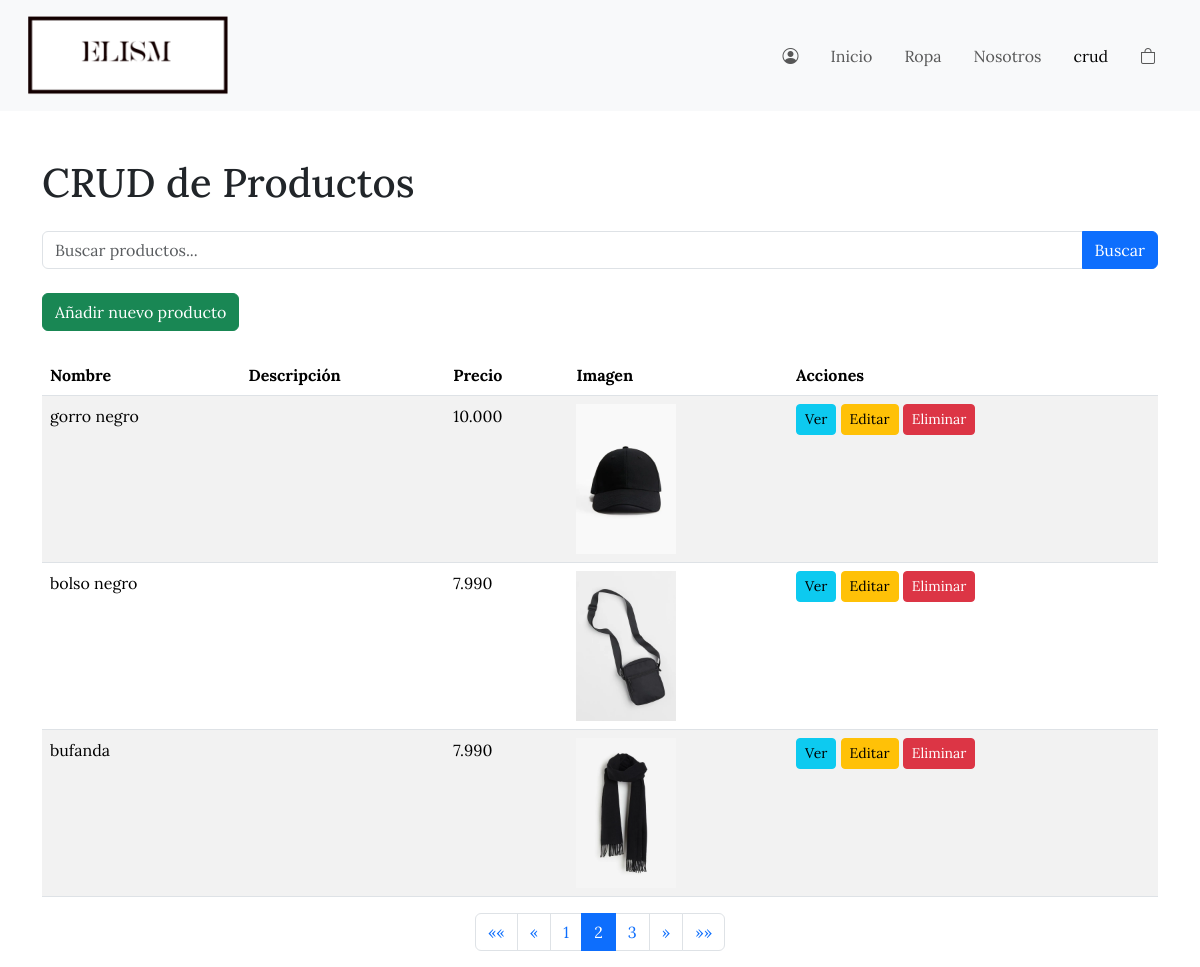
The app's page /crud/?page=2&q= with its own data.
### elism/models.py (models this page shows, shortened)
class Producto(models.Model):
    nombre = models.CharField(max_length=100)
    precio = models.DecimalField(max_digits=10, decimal_places=3)
    imagen = models.ImageField(upload_to='products/', default='products/default.png')

### elism/views.py (the view)
# urls.py: path('crud/', views.crud, name='crud'),
def crud(request):
    query = request.GET.get('q', '')  # Proporciona un valor por defecto de cadena vacía
    productos = Producto.objects.all()
    if query:
        productos = productos.filter(nombre__icontains=query)
    paginator = Paginator(productos, 3)  # Muestra 5 productos por página
    page_number = request.GET.get('page')
    page_obj = paginator.get_page(page_number)
    return render(request, 'crud.html', {'productos': page_obj, 'query': query})

### elism/templates/crud.html (shortened to what this page needs)
{% load static %}
<!DOCTYPE html>
<html lang="en">
<head>
  <link rel="stylesheet" href="https://cdn.jsdelivr.net/npm/bootstrap-icons@1.11.3/font/bootstrap-icons.min.css">
  <link rel="stylesheet" href="https://cdn.jsdelivr.net/npm/bootstrap@5.3.2/dist/css/bootstrap.min.css">
  <link rel="stylesheet" href="{% static 'css/index.css' %}">
</head>
<body class="cuerpo">
  <nav class="navbar navbar-expand-lg navbar-light bg-light p-3">
    <div class="container-fluid">
      <a href="{% url 'index' %}"><img style="width: 200px;" src="{% static 'img/logo.png' %}" alt="Logo"></a>
      <div class="collapse navbar-collapse" id="navbarNavDropdown">
        <ul class="navbar-nav ms-auto">
          <li class="nav-item">
            <a class="nav-link mx-2" aria-current="page" href="{% url 'register' %}"><i class="bi bi-person-circle"></i></a>
          </li>
          <li class="nav-item">
            <a class="nav-link mx-2" aria-current="page" href="{% url 'index' %}">Inicio</a>
          </li>
          <li class="nav-item">
            <a class="nav-link mx-2" href="{% url 'ropa' %}">Ropa</a>
          </li>
          <li class="nav-item">
            <a class="nav-link mx-2" href="{% url 'nosotros' %}">Nosotros</a>
          </li>
          <li class="nav-item">
            <a class="nav-link mx-2 active" href="{% url 'crud' %}">crud</a>
          </li>
          <li class="nav-item">
            <a class="nav-link mx-2" href="{% url 'carrito' %}"><i class="bi bi-bag"></i></a>
          </li>
        </ul>
      </div>
    </div>
  </nav>
  <div class="container mt-5">
    <h1 class="mb-4">CRUD de Productos</h1>
    <form method="GET" action="" class="mb-4">
        <div class="input-group">
            <input type="text" name="q" class="form-control" placeholder="Buscar productos..." value="{{ query }}">
            <button type="submit" class="btn btn-primary">Buscar</button>
        </div>
    </form>
    <a href="{% url 'producto_create' %}" class="btn btn-success mb-4">Añadir nuevo producto</a>
    <table class="table table-striped">
        <thead>
            <tr>
                <th>Nombre</th>
                <th>Descripción</th>
                <th>Precio</th>
                <th>Imagen</th>
                <th>Acciones</th>
            </tr>
        </thead>
        <tbody>
            {% for producto in productos %}
                <tr>
                    <td>{{ producto.nombre }}</td>
                    <td>{{ producto.descripcion }}</td>
                    <td>{{ producto.precio }}</td>
                    <td>
                        {% if producto.imagen %}
                            <img src="{{ producto.imagen.url }}" alt="{{ producto.nombre }}" style="width: 100px; height: auto;">
                        {% else %}
                            No disponible
                        {% endif %}
                    </td>
                    <td>
                        <a href="{% url 'producto_detail' producto.pk %}" class="btn btn-info btn-sm">Ver</a>
                        <a href="{% url 'producto_update' producto.pk %}" class="btn btn-warning btn-sm">Editar</a>
                        <a href="{% url 'producto_delete' producto.pk %}" class="btn btn-danger btn-sm">Eliminar</a>
                    </td>
                </tr>
            {% endfor %}
        </tbody>
    </table>
    <nav aria-label="Page navigation">
        <ul class="pagination justify-content-center">
            {% if productos.has_previous %}
                <li class="page-item">
                    <a class="page-link" href="?page=1&q={{ query }}" aria-label="Primera">
                        <span aria-hidden="true">&laquo;&laquo;</span>
                    </a>
                </li>
                <li class="page-item">
                    <a class="page-link" href="?page={{ productos.previous_page_number }}&q={{ query }}" aria-label="Anterior">
                        <span aria-hidden="true">&laquo;</span>
                    </a>
                </li>
            {% endif %}
            {% for num in productos.paginator.page_range %}
                {% if productos.number == num %}
                    <li class="page-item active" aria-current="page">
                        <span class="page-link">{{ num }}</span>
                    </li>
                {% else %}
                    <li class="page-item">
                        <a class="page-link" href="?page={{ num }}&q={{ query }}">{{ num }}</a>
                    </li>
                {% endif %}
            {% endfor %}
            {% if productos.has_next %}
                <li class="page-item">
                    <a class="page-link" href="?page={{ productos.next_page_number }}&q={{ query }}" aria-label="Siguiente">
                        <span aria-hidden="true">&raquo;</span>
                    </a>
                </li>
                <li class="page-item">
                    <a class="page-link" href="?page={{ productos.paginator.num_pages }}&q={{ query }}" aria-label="Última">
                        <span aria-hidden="true">&raquo;&raquo;</span>
                    </a>
                </li>
            {% endif %}
        </ul>
    </nav>
</div>
</body>
</html>

### elism/static/css/index.css (style rules this page uses)
.cuerpo { font-family: "Lora", serif; font-optical-sizing: auto; font-style: normal; }

### records on screen
Producto: nombre "gorro negro", precio "10.000", imagen (picture)
Producto: nombre "bolso negro", precio "7.990", imagen (picture)
Producto: nombre "bufanda", precio "7.990", imagen (picture)

### other values on screen
{{ num }} "1" "3"
{{ num }} "2"
